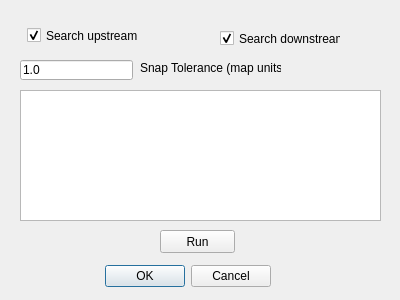
<?xml version="1.0" encoding="UTF-8"?>
<ui version="4.0">
 <class>tuflowqgis_flowtrace</class>
 <widget class="QDialog" name="tuflowqgis_flowtrace">
  <property name="geometry">
   <rect>
    <x>0</x>
    <y>0</y>
    <width>400</width>
    <height>300</height>
   </rect>
  </property>
  <property name="windowTitle">
   <string>Trace Connectivity</string>
  </property>
  <widget class="QDialogButtonBox" name="buttonBox">
   <property name="geometry">
    <rect>
     <x>100</x>
     <y>260</y>
     <width>171</width>
     <height>32</height>
    </rect>
   </property>
   <property name="orientation">
    <enum>Qt::Horizontal</enum>
   </property>
   <property name="standardButtons">
    <set>QDialogButtonBox::Cancel|QDialogButtonBox::Ok</set>
   </property>
  </widget>
  <widget class="QCheckBox" name="cb_US">
   <property name="geometry">
    <rect>
     <x>27</x>
     <y>27</y>
     <width>121</width>
     <height>17</height>
    </rect>
   </property>
   <property name="text">
    <string>Search upstream</string>
   </property>
   <property name="checked">
    <bool>true</bool>
   </property>
  </widget>
  <widget class="QPushButton" name="pb_Run">
   <property name="geometry">
    <rect>
     <x>160</x>
     <y>230</y>
     <width>75</width>
     <height>23</height>
    </rect>
   </property>
   <property name="text">
    <string>Run</string>
   </property>
  </widget>
  <widget class="QCheckBox" name="cb_DS">
   <property name="geometry">
    <rect>
     <x>220</x>
     <y>30</y>
     <width>121</width>
     <height>17</height>
    </rect>
   </property>
   <property name="text">
    <string>Search downstream</string>
   </property>
   <property name="checked">
    <bool>true</bool>
   </property>
  </widget>
  <widget class="QListWidget" name="lw_Log">
   <property name="geometry">
    <rect>
     <x>20</x>
     <y>90</y>
     <width>361</width>
     <height>131</height>
    </rect>
   </property>
  </widget>
  <widget class="QLineEdit" name="le_dt">
   <property name="geometry">
    <rect>
     <x>20</x>
     <y>60</y>
     <width>113</width>
     <height>20</height>
    </rect>
   </property>
   <property name="text">
    <string>1.0</string>
   </property>
  </widget>
  <widget class="QLabel" name="label">
   <property name="geometry">
    <rect>
     <x>140</x>
     <y>60</y>
     <width>141</width>
     <height>16</height>
    </rect>
   </property>
   <property name="text">
    <string>Snap Tolerance (map units)</string>
   </property>
  </widget>
 </widget>
 <resources/>
 <connections/>
</ui>
